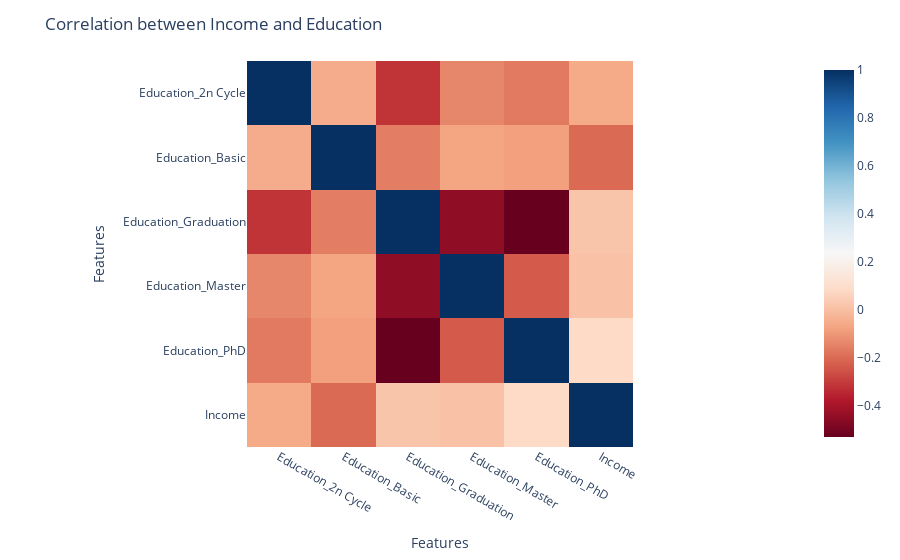

The cell this chart's notebook holds for it:
### Code cell
fig = px.imshow(correlation_matrix, color_continuous_scale='RdBu')

fig.update_layout(title='Correlation between Income and Education', xaxis_title='Features', yaxis_title='Features')

fig.show()

### Figure 1 — Plotly figure (JSON) as saved in the notebook; plotly's stock layout.template omitted (floating-point values rounded to 4 significant figures)
{"data": [{"coloraxis": "coloraxis", "hovertemplate": "x: %{x}<br>y: %{y}<br>color: %{z}<extra></extra>", "name": "0", "type": "heatmap", "x": ["Education_2n Cycle", "Education_Basic", "Education_Graduation", "Education_Master", "Education_PhD", "Income"], "xaxis": "x", "y": ["Education_2n Cycle", "Education_Basic", "Education_Graduation", "Education_Master", "Education_PhD", "Income"], "yaxis": "y", "z": [[1, -0.04962, -0.3177, -0.1404, -0.1662, -0.05775], [-0.04962, 1, -0.1582, -0.06991, -0.08273, -0.2006], [-0.3177, -0.1582, 1, -0.4476, -0.5297, 0.01894], [-0.1404, -0.06991, -0.4476, 1, -0.2341, 0.01183], [-0.1662, -0.08273, -0.5297, -0.2341, 1, 0.08155], [-0.05775, -0.2006, 0.01894, 0.01183, 0.08155, 1]]}], "layout": {"coloraxis": {"colorscale": [[0, "rgb(103,0,31)"], [0.1, "rgb(178,24,43)"], [0.2, "rgb(214,96,77)"], [0.3, "rgb(244,165,130)"], [0.4, "rgb(253,219,199)"], [0.5, "rgb(247,247,247)"], [0.6, "rgb(209,229,240)"], [0.7, "rgb(146,197,222)"], [0.8, "rgb(67,147,195)"], [0.9, "rgb(33,102,172)"], [1, "rgb(5,48,97)"]]}, "margin": {"t": 60}, "title": {"text": "Correlation between Income and Education"}, "xaxis": {"anchor": "y", "constrain": "domain", "domain": [0, 1], "scaleanchor": "y", "title": {"text": "Features"}}, "yaxis": {"anchor": "x", "autorange": "reversed", "constrain": "domain", "domain": [0, 1], "title": {"text": "Features"}}}}
